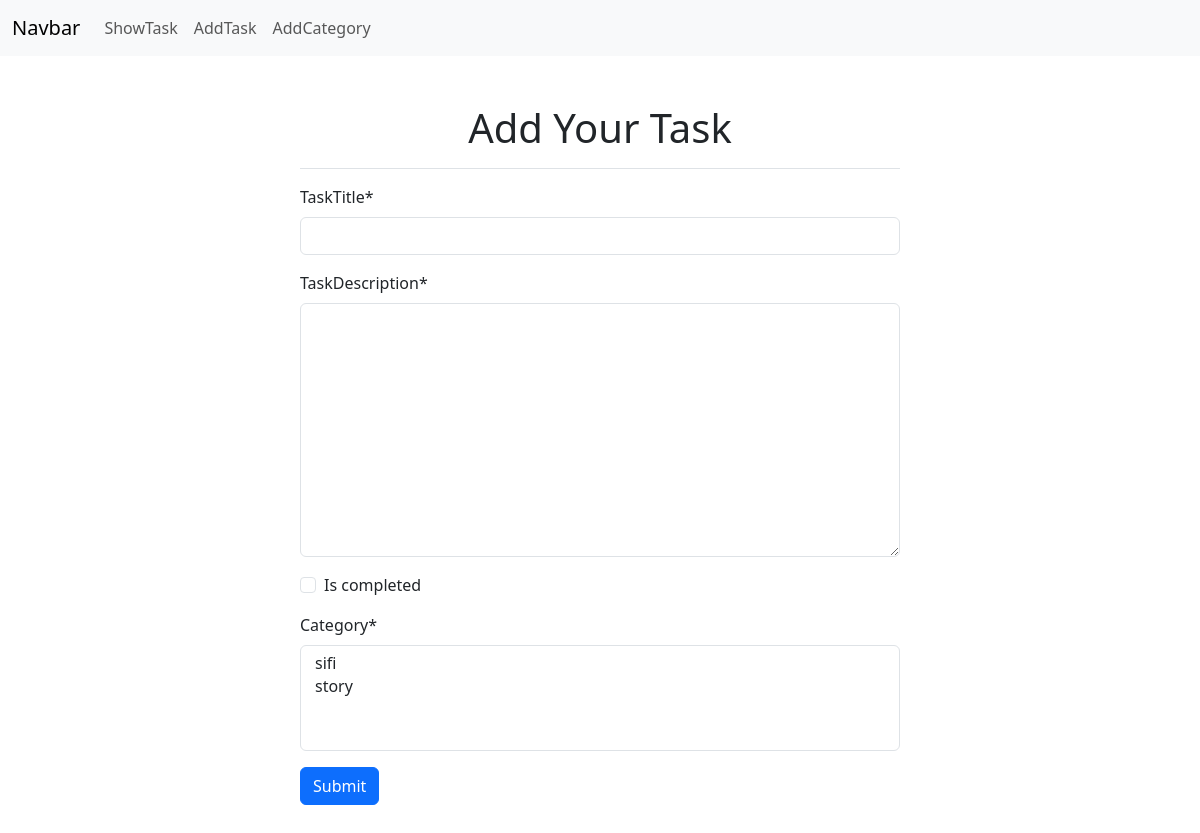
Page /task/addtask/ on the earlier database version.
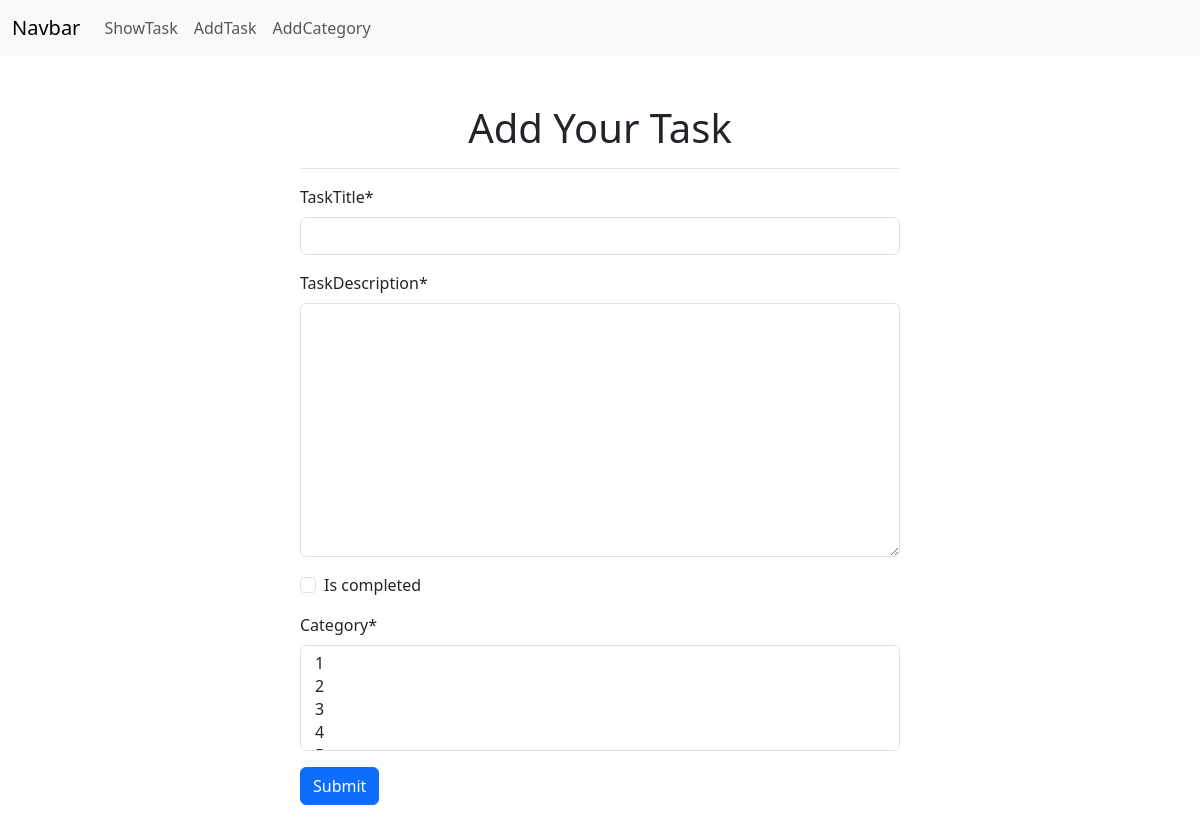
Same page on the later database version.
### category/models.py (models this page shows)
class CategoryModel(models.Model):
    Category = models.CharField(max_length=20)
    def __str__(self) -> str:
        return self.Category

### Task/views.py (the view)
# urls.py: path('addtask/',AddTask,name='addtask'),
def AddTask(r):
    if r.method =='POST':
        auth = TaskForms(r.POST)
        if auth.is_valid():
            auth.save()
            auth=TaskForms()
            return redirect("showtask")
    else:
        auth=TaskForms()
    return render(r,'task.html',{'form':auth})

### Task/forms.py
class TaskForms(ModelForm):
    class Meta:
        model = TaskModels
        fields='__all__'

### Task/templates/task.html (shortened to what this page needs)
{% extends 'base.html' %}
{% load crispy_forms_tags %}
{% block contant %}
<form action="" method="post" class="w-50 mx-auto my-5">
    <h1 class="text-center border-bottom mb-3 pb-3">Add Your Task</h1>
    {{form|crispy}}
    <input class="btn btn-primary" type="submit" value="Submit">
</form>
{% endblock contant %}

Differences in the rows shown:
removed CategoryModel: Category "sifi / story"
added CategoryModel: Category "1 / 2 / 3 / 4"
